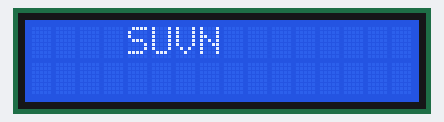
Simulated run of this sketch. Board: Arduino Leonardo, built with avr-gcc and run on an emulated ATmega32U4. Parts: 16×2 character LCD.

Above: at 0.1 s.
At 9.2 s:
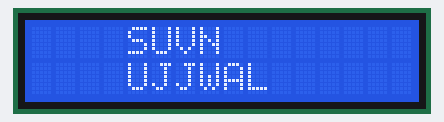
At 17.2 s:
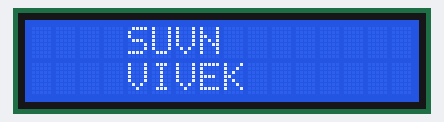
At 25.2 s:
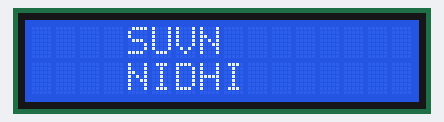
At 34.2 s:
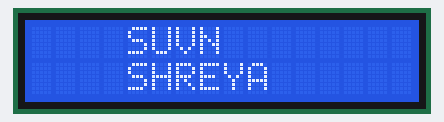

Measured:
- what the display in image 1 shows lasts 8.0 s, from 9.1 s to 17.1 s
- what the display in image 3 shows lasts 9.1 s, from 25.1 s to 34.2 s

The sketch:

icd.ino
```cpp
/* www.learningbuz.com */
/*Impport following Libraries*/
#include <Wire.h>
#include <LiquidCrystal_I2C.h>
//I2C pins declaration
LiquidCrystal_I2C lcd(0x27, 2, 1, 0, 4, 5, 6, 7, 3, POSITIVE);

void setup()
{

lcd.begin(16,2);//Defining 16 columns and 2 rows of lcd display
lcd.backlight();//To Power ON the back light
//lcd.backlight();// To Power OFF the back light

}

void loop()
{
//Write your code
lcd.setCursor(0,0); //Defining positon to write from first row,first column .
lcd.print("    SUVN");
delay(1000);//Delay used to give a dynamic effect
lcd.setCursor(0,1);  //Defining positon to write from second row,first column .
lcd.print("    SHREYA");
delay(8000);

lcd.clear();//Clean the screen
lcd.setCursor(0,0);
lcd.print("    SUVN");
lcd.setCursor(0,1);
lcd.print("    UJJWAL");
delay(8000);
lcd.clear();//Clean the screen
lcd.setCursor(0,0);
lcd.print("    SUVN");
lcd.setCursor(0,1);
lcd.print("    VIVEK");
delay(8000);
lcd.clear();//Clean the screen
lcd.setCursor(0,0);
lcd.print("    SUVN");
lcd.setCursor(0,1);
lcd.print("    NIDHI");
delay(8000);
}

// I2C Scanner
// Written by Nick Gammon
// Date: 20th April 2011

/*#include <Wire.h>

void setup() {
  Serial.begin (115200);

  // Leonardo: wait for serial port to connect
  while (!Serial)
    {
    }

  Serial.println ();
  Serial.println ("I2C scanner. Scanning ...");
  byte count = 0;

  Wire.begin();
  for (byte i = 8; i < 120; i++)
  {
    Wire.beginTransmission (i);
    if (Wire.endTransmission () == 0)
      {
      Serial.print ("Found address: ");
      Serial.print (i, DEC);
      Serial.print (" (0x");
      Serial.print (i, HEX);
      Serial.println (")");
      count++;
      delay (1);  // maybe unneeded?
      } // end of good response
  } // end of for loop
  Serial.println ("Done.");
  Serial.print ("Found ");
  Serial.print (count, DEC);
  Serial.println (" device(s).");
}  // end of setup

void loop() {}*/
```
